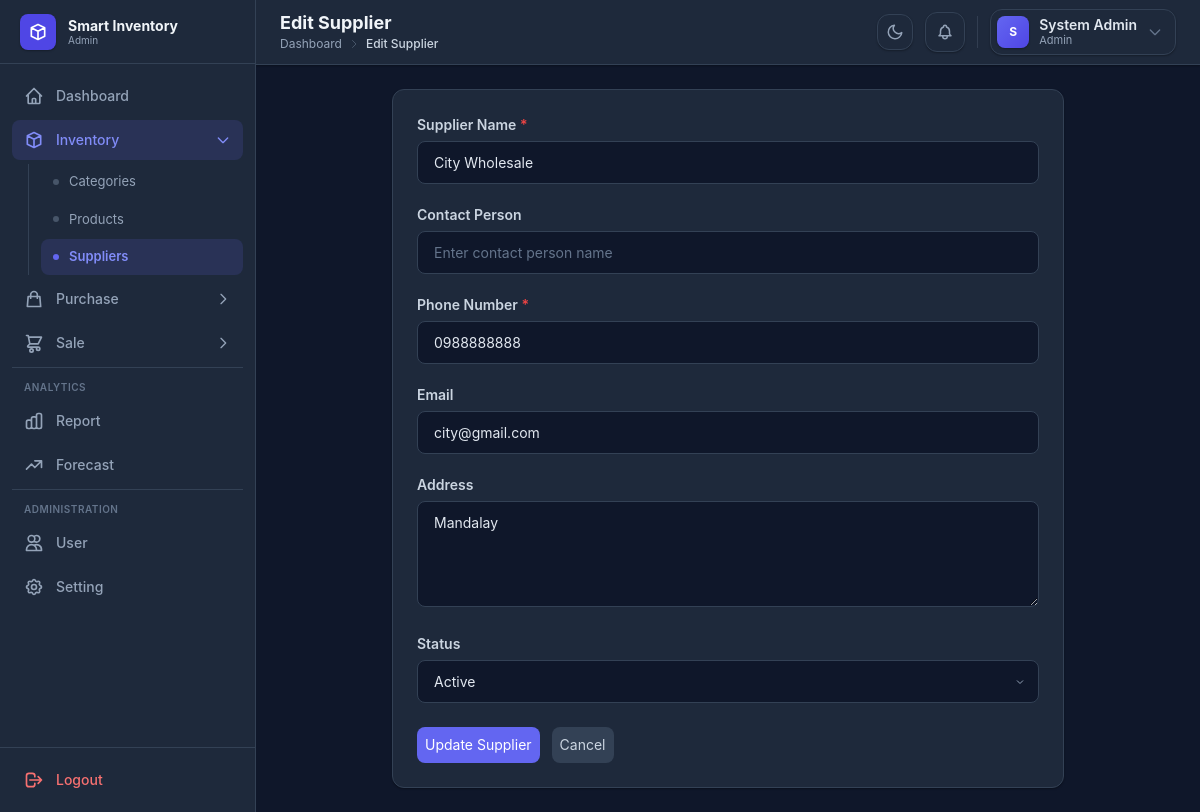
The app's page /supplier/edit.php?id=2 (signed in) with its own data.
### tables this page shows
CREATE TABLE IF NOT EXISTS suppliers (
    id INT AUTO_INCREMENT PRIMARY KEY,
    supplier_name VARCHAR(150) NOT NULL,
    phone VARCHAR(50),
    email VARCHAR(100),
    address TEXT,
    status ENUM('Active', 'Inactive') DEFAULT 'Active',
    created_at TIMESTAMP DEFAULT CURRENT_TIMESTAMP
);

### config/helpers.php (called while the page is built, shortened)
<?php
function executeQuery($conn, $sql, $params = [], $types = '') {
    $stmt = $conn->prepare($sql);
    if (!empty($types)) {
        $stmt->bind_param($types, ...$params);
    }
    $stmt->execute();
    return $stmt->get_result();
}
function fetchOne($conn, $sql, $params = [], $types = '') {
    $result = executeQuery($conn, $sql, $params, $types);
    if ($result && mysqli_num_rows($result) > 0) {
        return mysqli_fetch_assoc($result);
    }
    return null;
}

### supplier/edit.php (the view, shortened to what this page needs)
<?php
include "../config/database.php";
include "../config/helpers.php";
$id = isset($_GET['id']) ? (int)$_GET['id'] : 0;
$supplier = fetchOne($conn, "SELECT * FROM suppliers WHERE id = ?", [$id], "i");
$supplier_name = $supplier['supplier_name'];
$contact_person = $supplier['contact_person'] ?? '';
$phone = $supplier['phone'];
$email = $supplier['email'];
$address = $supplier['address'];
$status = $supplier['status'];
$errors = [];
?>
<!DOCTYPE html>
<html lang="en">
<head>
    <script src="https://cdn.tailwindcss.com"></script>
    <link rel="stylesheet" href="../assets/css/style.css">
</head>
<body class="bg-gray-50 dark:bg-slate-900">
    <div class="flex min-h-screen">
        <?php include "../includes/sidebar.php"; ?>
        <div class="flex-1 flex flex-col">
            <?php include "../includes/header.php"; ?>
            <main class="p-6">
                <div class="max-w-2xl mx-auto">
                    <div class="bg-white rounded-xl shadow-sm border border-gray-200 p-6">
                        <form method="POST" novalidate data-form-guard="true">
                            <div class="mb-5">
                                <label for="supplier_name" class="form-label">Supplier Name <span class="text-red-500">*</span></label>
                                <input type="text" id="supplier_name" name="supplier_name" value="<?= htmlspecialchars($supplier_name) ?>"
                                    placeholder="Enter supplier name"
                                    class="form-input <?= isset($errors['supplier_name']) ? 'error' : '' ?>">
                            </div>
                            <div class="mb-5">
                                <label for="contact_person" class="form-label">Contact Person</label>
                                <input type="text" id="contact_person" name="contact_person" value="<?= htmlspecialchars($contact_person) ?>"
                                    placeholder="Enter contact person name"
                                    class="form-input">
                            </div>
                            <div class="mb-5">
                                <label for="phone" class="form-label">Phone Number <span class="text-red-500">*</span></label>
                                <input type="text" id="phone" name="phone" value="<?= htmlspecialchars($phone) ?>"
                                    placeholder="Enter phone number"
                                    class="form-input <?= isset($errors['phone']) ? 'error' : '' ?>">
                            </div>
                            <div class="mb-5">
                                <label for="email" class="form-label">Email</label>
                                <input type="email" id="email" name="email" value="<?= htmlspecialchars($email) ?>"
                                    placeholder="Enter email address"
                                    class="form-input">
                            </div>
                            <div class="mb-5">
                                <label for="address" class="form-label">Address</label>
                                <textarea id="address" name="address" rows="4"
                                    placeholder="Enter address"
                                    class="form-input"><?= htmlspecialchars($address) ?></textarea>
                            </div>
                            <div class="mb-6">
                                <label for="status" class="form-label">Status</label>
                                <select id="status" name="status" class="form-input">
                                    <option value="Active" <?= $status === 'Active' ? 'selected' : '' ?>>Active</option>
                                </select>
                            </div>
                            <div class="flex gap-3">
                                <button type="submit" name="update" class=" btn-primary p-2 rounded-lg text-sm">
                                    Update Supplier
                                </button>
                                <a href="index.php" class="btn-secondary p-2 rounded-lg text-sm">Cancel</a>
                            </div>
                        </form>
                    </div>
                </div>
            </main>
        </div>
    </div>
    <?php include "../includes/footer.php"; ?>
</body>
</html>

### assets/css/style.css (style rules this page uses)
* { margin: 0; padding: 0; box-sizing: border-box; }
body { font-family: 'Inter', system-ui, -apple-system, sans-serif; }
.dark body { background-color: #0f172a; color: #e2e8f0; }
.form-input { width: 100%; border: 1px solid #d1d5db; border-radius: 0.5rem; padding: 0.625rem 1rem; font-size: 0.875rem; outline: none; transition: border-color 0.15s ease, box-shadow 0.15s ease; background-color: #fff; color: #111827; }
.dark .form-input { background-color: #0f172a; border-color: #334155; color: #e2e8f0; }
.dark .form-input::placeholder { color: #64748b; }
select.form-input { appearance: none; background-repeat: no-repeat; background-position: right 0.75rem center; padding-right: 2rem; }
.dark select.form-input { background-color: #0f172a; }
textarea.form-input { resize: vertical; min-height: 100px; }
.form-label { display: block; margin-bottom: 0.375rem; font-size: 0.875rem; font-weight: 600; color: #374151; }
.dark .form-label { color: #cbd5e1; }
.btn-primary { background-color: #6366f1; color: white; }
.btn-secondary { background-color: #e5e7eb; color: #374151; }
.dark .btn-secondary { background-color: #334155; color: #cbd5e1; }
.dark a { color: #818cf8; }
.dark .bg-white { background-color: #1e293b !important; }
.dark .bg-gray-50 { background-color: #0f172a !important; }
.dark .border { border-color: #334155 !important; }
.dark .border-gray-200 { border-color: #334155 !important; }
.dark .shadow-sm { box-shadow: 0 1px 2px rgba(0, 0, 0, 0.3) !important; }
.dark input[type="text"], .dark input[type="email"], .dark input[type="password"], .dark input[type="number"], .dark input[type="search"], .dark input[type="date"], .dark select, .dark textarea { background-color: #0f172a !important; border-color: #334155 !important; color: #e2e8f0 !important; }
.dark input::placeholder, .dark textarea::placeholder { color: #64748b !important; }
.dark option { background-color: #0f172a; color: #e2e8f0; }

### records on screen
suppliers: supplier_name "City Wholesale", phone "0988888888", email "city@gmail.com", address "Mandalay", status "Active"

### other values on screen
$role "Admin"
$label "Categories Products Suppliers"
$page_title "Edit Supplier"
$part "Dashboard"
$part "Edit Supplier"
substr($name, 0, 1) "S"
$name "System Admin"
